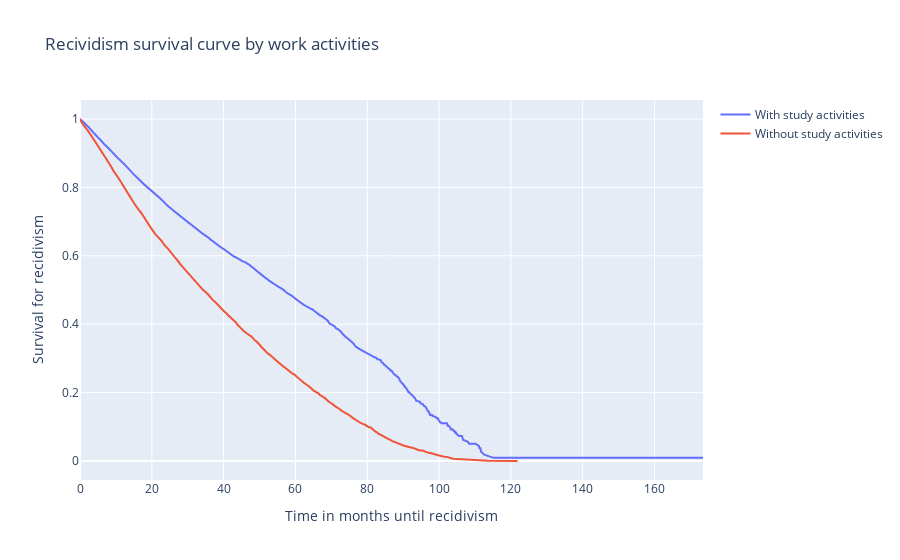

Notebook source saved alongside this figure:
### Markdown cell above
### Use plotly lib

### Code cell
fig = go.Figure()
kmf.fit(data_people_receiv[data_people_receiv['actividades_estudio']=='SI']['tiempo_nuevo_delito'], 
        event_observed=data_people_receiv[data_people_receiv['actividades_estudio']=='SI']['event'],
        label='data')
df = kmf.survival_function_
df = df.reset_index()
fig.add_trace(go.Scatter(x=df["timeline"], y=df["data"],mode='lines', name="With study activities"))

kmf.fit(data_people_receiv[data_people_receiv['actividades_estudio']=='NO']['tiempo_nuevo_delito'], 
        event_observed=data_people_receiv[data_people_receiv['actividades_estudio']=='NO']['event'],
        label='data')
df = kmf.survival_function_
df = df.reset_index()
fig.add_trace(go.Scatter(x=df["timeline"], y=df["data"],mode='lines', name="Without study activities"))
fig.update_layout(title='Recividism survival curve by work activities',
                   xaxis_title='Time in months until recidivism',
                   yaxis_title='Survival for recidivism')
fig.show()

### Figure 1 — Plotly figure (JSON) as saved in the notebook; plotly's stock layout.template omitted (floating-point values rounded to 4 significant figures; data arrays with more than 128 entries replaced by an {"elided": "..."} marker saying what was removed)
{"data": [{"mode": "lines", "name": "With study activities", "type": "scatter", "x": {"elided": "2599 float values"}, "y": {"elided": "2599 float values"}}, {"mode": "lines", "name": "Without study activities", "type": "scatter", "x": {"elided": "2138 float values"}, "y": {"elided": "2138 float values"}}], "layout": {"title": {"text": "Recividism survival curve by work activities"}, "xaxis": {"title": {"text": "Time in months until recidivism"}}, "yaxis": {"title": {"text": "Survival for recidivism"}}}}
